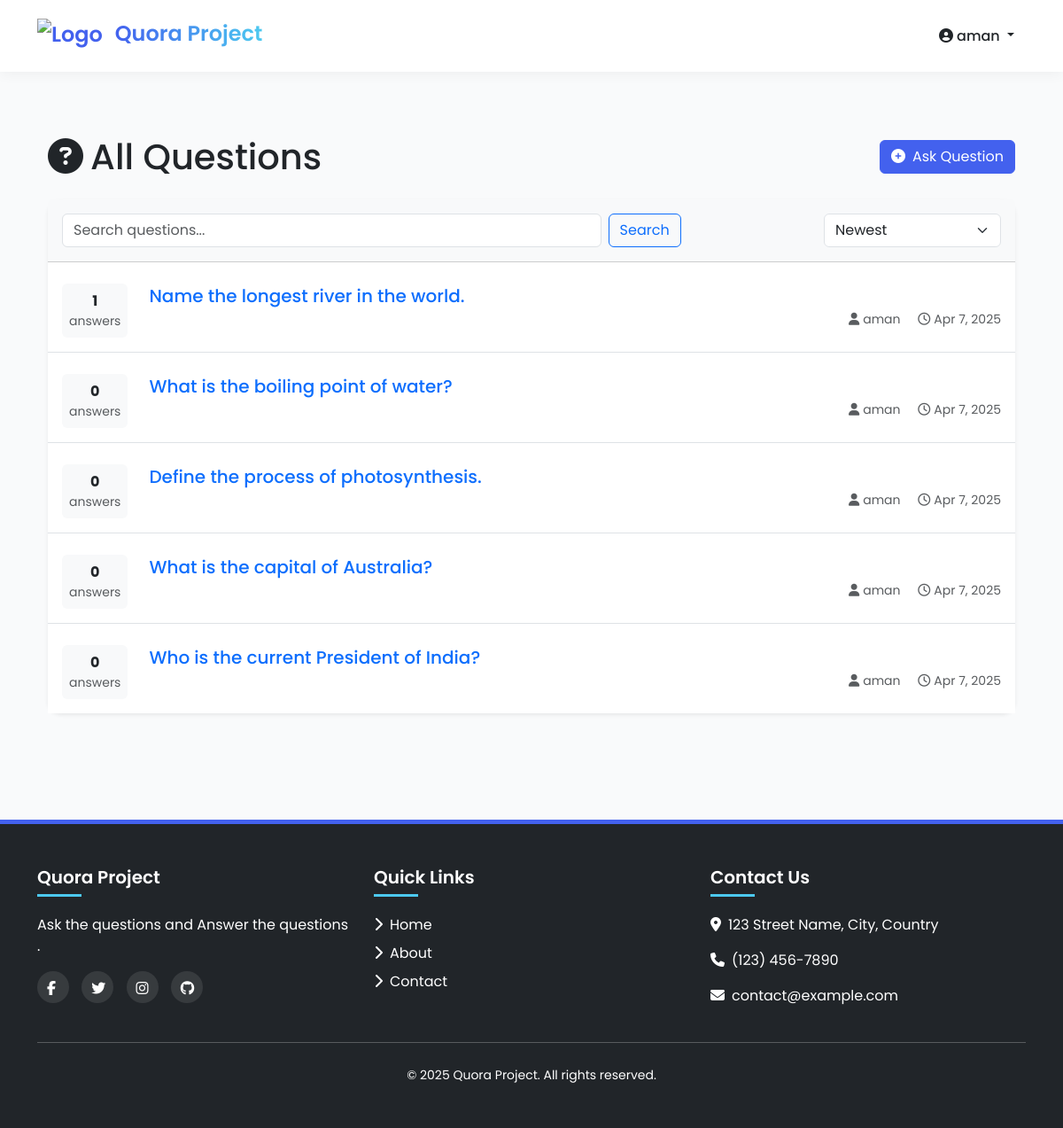
The app's page / (signed in) with its own data.
### qa/models.py (models this page shows, shortened)
class Question(models.Model):
    user = models.ForeignKey(User, on_delete=models.CASCADE)
    title = models.CharField(max_length=255)
    description = models.TextField()
    created_at = models.DateTimeField(auto_now_add=True)

### qa/views.py (the view)
# urls.py: path('', views.home, name='home'),
def home(request):
    search_query = request.GET.get('search', '')
    sort_by = request.GET.get('sort', 'newest')
    questions = Question.objects.all()
    if search_query:
        questions = questions.filter(
            Q(title__icontains=search_query) |
            Q(description__icontains=search_query)
        ).distinct()
    if sort_by == 'newest':
        questions = questions.order_by('-created_at')
    elif sort_by == 'active':
        questions = questions.annotate(answer_count=Count('answers')).order_by('-answer_count')
    elif sort_by == 'votes':
        questions = questions.annotate(vote_count=Count('answers__likes')).order_by('-vote_count')
    elif sort_by == 'unanswered':
        questions = questions.filter(answers__isnull=True).order_by('-created_at')
    else:
        questions = questions.order_by('-created_at')
    paginator = Paginator(questions, 10)
    page = request.GET.get('page')
    try:
        questions = paginator.page(page)
    except PageNotAnInteger:
        questions = paginator.page(1)
    except EmptyPage:
        questions = paginator.page(paginator.num_pages)
    context = {
        'questions': questions,
        'search_query': search_query,
        'sort_by': sort_by,
        'is_paginated': questions.has_other_pages(),
        'page_obj': questions,
    }
    return render(request, 'qa/home.html', context)

### qa/templates/qa/home.html (shortened to what this page needs)
{% extends 'base.html' %}
{% block content %}
<div class="container py-4">
    <div class="d-flex justify-content-between align-items-center mb-4">
        <h1 class="mb-0"><i class="fas fa-question-circle me-2"></i>All Questions</h1>
        <div>
            <a href="{% url 'post_question' %}" class="btn btn-primary">
                <i class="fas fa-plus-circle me-2"></i>Ask Question
            </a>
        </div>
    </div>
    <div class="card shadow-sm border-0">
        <div class="card-header bg-light p-3">
            <div class="row align-items-center">
                <div class="col-md-8">
                    <form class="d-flex" method="get">
                        <input class="form-control me-2" type="search" placeholder="Search questions..." name="search" aria-label="Search">
                        <button class="btn btn-outline-primary" type="submit">Search</button>
                    </form>
                </div>
                <div class="col-md-4 mt-3 mt-md-0">
                    <div class="d-flex justify-content-md-end">
                        <select class="form-select" style="max-width: 200px;">
                            <option value="newest">Newest</option>
                        </select>
                    </div>
                </div>
            </div>
        </div>
        <div class="card-body p-0">
            {% if questions %}
                <ul class="list-group list-group-flush">
                    {% for question in questions %}
                        <li class="list-group-item p-3">
                            <div class="row align-items-center">
                                <div class="col-auto text-center d-none d-md-block">
                                    <div class="bg-light rounded p-2 mt-2">
                                        <div class="fw-bold">{{ question.answers.count|default:"0" }}</div>
                                        <div class="small text-muted">answers</div>
                                    </div>
                                </div>
                                <div class="col">
                                    <h5 class="mb-1">
                                        <a href="{% url 'question_detail' question.pk %}" class="text-decoration-none">
                                            {{ question.title }}
                                        </a>
                                    </h5>
                                    <div class="d-flex align-items-center">
                                        <div class="ms-auto small text-muted">
                                            <span class="d-inline-block me-3">
                                                <i class="fas fa-user me-1"></i>{{ question.user.username }}
                                            </span>
                                            <span class="d-inline-block">
                                                <i class="far fa-clock me-1"></i>{{ question.created_at|date:"M j, Y" }}
                                            </span>
                                        </div>
                                    </div>
                                </div>
                            </div>
                        </li>
                    {% endfor %}
                </ul>
            {% endif %}
        </div>
    </div>
</div>
{% endblock %}

### qa/templates/base.html (shortened to what this page needs)
{% load static %}
<!DOCTYPE html>
<html lang="en">
<head>
    <link rel="stylesheet" href="https://cdnjs.cloudflare.com/ajax/libs/bootstrap/5.3.2/css/bootstrap.min.css">
    <link rel="stylesheet" href="https://cdnjs.cloudflare.com/ajax/libs/font-awesome/6.4.2/css/all.min.css">
</head>
<body>
    <nav class="navbar navbar-expand-lg navbar-light bg-light">
        <div class="container">
            <a class="navbar-brand" href="{% url 'home' %}">
                <img src="https://executive.mit.edu/dw/image/v2/BFHZ_PRD/on/demandware.static/-/Sites-master-catalog-msee/default/dwa0897f02/images/QUE.jpg?sw=400&sh=300"
                     alt="Logo"
                     class="d-inline-block align-text-top me-2"
                     style="height: 40px; width: auto;">
                <span style="background: linear-gradient(to right, #4361ee, #4cc9f0); -webkit-background-clip: text; -webkit-text-fill-color: transparent;">Quora Project</span>
            </a>
            <div class="collapse navbar-collapse" id="navbarNav">
                <ul class="navbar-nav ms-auto">
                    {% if user.is_authenticated %}
                        <li class="nav-item dropdown">
                            <a class="nav-link dropdown-toggle" href="#" role="button" data-bs-toggle="dropdown">
                                <i class="fas fa-user-circle me-1"></i>{{ user.username }}
                            </a>
                        </li>
                    {% endif %}
                </ul>
            </div>
        </div>
    </nav>
    <main class="py-5 fade-in">
        <div class="container">
            {% block content %}
            {% endblock %}
        </div>
    </main>
    <footer class="bg-dark text-white py-5 mt-5">
        <div class="container">
            <div class="row">
                <div class="col-md-4 mb-4 mb-md-0">
                    <h5 class="text-white">Quora Project</h5>
                    <p class="text-white">Ask the questions and Answer the questions .</p>
                    <div class="social-icons mt-3">
                        <a href="#" class="text-white"><i class="fab fa-facebook-f"></i></a>
                        <a href="#" class="text-white"><i class="fab fa-twitter"></i></a>
                        <a href="#" class="text-white"><i class="fab fa-instagram"></i></a>
                        <a href="#" class="text-white"><i class="fab fa-github"></i></a>
                    </div>
                </div>
                <div class="col-md-4 mb-4 mb-md-0">
                    <h5>Quick Links</h5>
                    <ul class="list-unstyled text-white">
                        <li><a href="#" class="text-decoration-none text-white"><i class="fas fa-chevron-right me-2"></i>Home</a></li>
                        <li><a href="#" class="text-decoration-none text-white"><i class="fas fa-chevron-right me-2"></i>About</a></li>
                        <li><a href="#" class="text-decoration-none text-white"><i class="fas fa-chevron-right me-2"></i>Contact</a></li>
                    </ul>
                </div>
                <div class="col-md-4">
                    <h5>Contact Us</h5>
                    <address class="text-white">
                        <p><i class="fas fa-map-marker-alt me-2"></i>123 Street Name, City, Country</p>
                        <p><i class="fas fa-phone me-2"></i>(123) 456-7890</p>
                        <p><i class="fas fa-envelope me-2"></i>contact@example.com</p>
                    </address>
                </div>
            </div>
            <hr class="my-4 bg-secondary">
            <div class="text-center text-white">
                <small>&copy; {% now "Y" %} Quora Project. All rights reserved.</small>
            </div>
        </div>
    </footer>
</body>
</html>

### qa/templates/base.html (style rules this page uses)
:root { --primary-color: #4361ee; --secondary-color: #3f37c9; --accent-color: #4cc9f0; --light-color: #f8f9fa; --dark-color: #212529; }
body { font-family: 'Poppins', sans-serif; background-color: #f9fafb; }
.navbar { padding: 15px 0; background-color: white !important; box-shadow: 0 2px 15px rgba(0, 0, 0, 0.05) !important; }
.navbar-brand { font-weight: 600; color: var(--primary-color); font-size: 1.5rem; }
.nav-link { font-weight: 500; color: var(--dark-color); transition: all 0.3s ease; margin: 0 5px; }
.btn-primary { background-color: var(--primary-color); border-color: var(--primary-color); transition: all 0.3s ease; }
main { min-height: 70vh; }
footer { background: #191c24 !important; color: #fff; border-top: 5px solid var(--primary-color); }
footer h5 { color: white; font-weight: 600; margin-bottom: 20px; position: relative; padding-bottom: 10px; }
footer h5:after { content: ''; position: absolute; bottom: 0; left: 0; width: 50px; height: 3px; background-color: var(--accent-color); }
footer .social-icons a { display: inline-flex; width: 36px; height: 36px; border-radius: 50%; align-items: center; justify-content: center; background-color: rgba(255, 255, 255, 0.1); transition: all 0.3s ease; margin-right: 10px; }
.fa-brands, .fab { font-weight: 400; padding: 11px; }
footer a.text-white { transition: all 0.3s ease; display: inline-block; margin-bottom: 8px; position: relative; }
.card { border: none; border-radius: 15px; box-shadow: 0 5px 15px rgba(0, 0, 0, 0.05); transition: all 0.3s ease; }
.fade-in { animation: fadeIn 0.5s ease-out forwards; }

### records on screen
Question: answers.count "1", title "Name the longest river in the world.", user.username "aman", created_at "Apr 7, 2025"
Question: answers.count "0", title "What is the boiling point of water?", user.username "aman", created_at "Apr 7, 2025"
Question: answers.count "0", title "Define the process of photosynthesis.", user.username "aman", created_at "Apr 7, 2025"
Question: answers.count "0", title "What is the capital of Australia?", user.username "aman", created_at "Apr 7, 2025"
Question: answers.count "0", title "Who is the current President of India?", user.username "aman", created_at "Apr 7, 2025"

### other values on screen
{{ user.username }} "aman"
